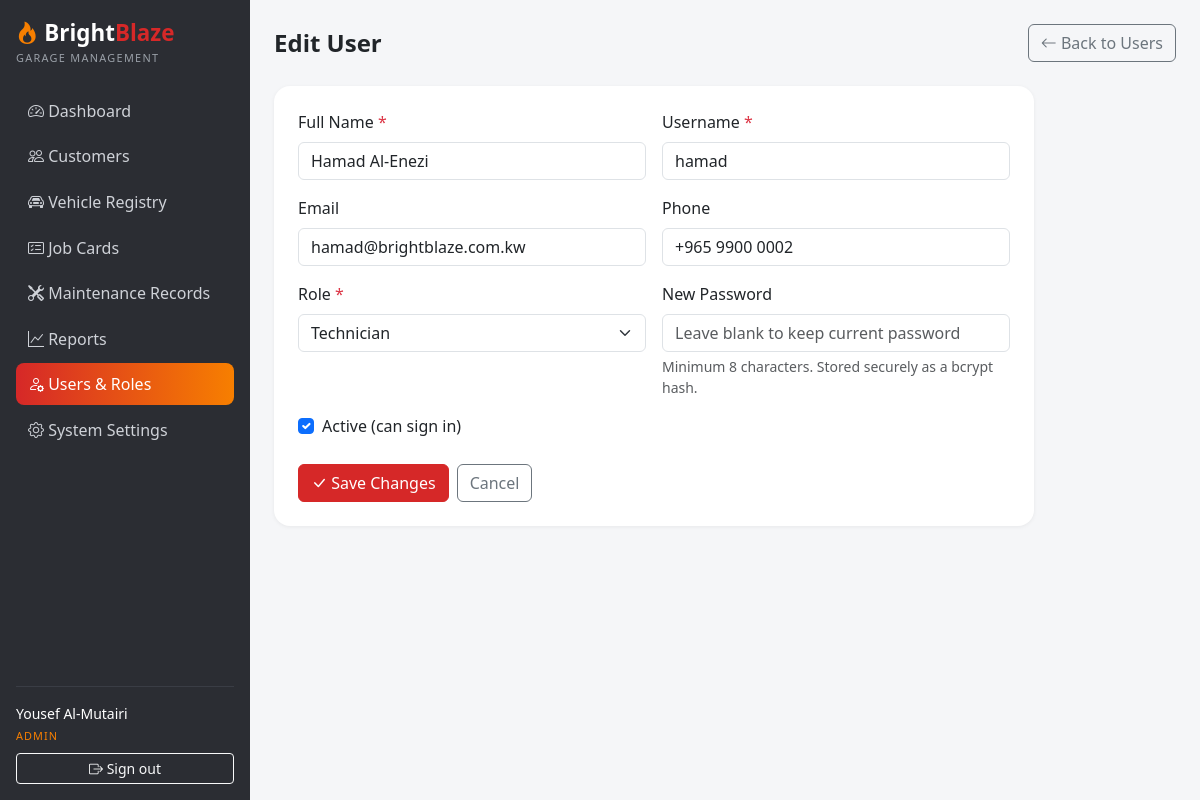
/users/form.php?id=2 (signed in), run on the app's committed database.
### tables this page shows
CREATE TABLE `users` (
  `id` INT UNSIGNED NOT NULL AUTO_INCREMENT,
  `username` VARCHAR(80) NOT NULL,
  `full_name` VARCHAR(120) NOT NULL,
  `email` VARCHAR(120) DEFAULT NULL,
  `phone` VARCHAR(20) DEFAULT NULL,
  `password_hash` VARCHAR(255) NOT NULL,
  `role_id` INT UNSIGNED NOT NULL,
  `is_active` TINYINT(1) NOT NULL DEFAULT 1,
  `created_at` TIMESTAMP NOT NULL DEFAULT CURRENT_TIMESTAMP,
  `updated_at` TIMESTAMP NOT NULL DEFAULT CURRENT_TIMESTAMP ON UPDATE CURRENT_TIMESTAMP,
  PRIMARY KEY (`id`),
  UNIQUE KEY `uq_users_username` (`username`),
  KEY `idx_users_role` (`role_id`),
  CONSTRAINT `fk_users_role` FOREIGN KEY (`role_id`) REFERENCES `roles` (`id`)
);

CREATE TABLE `roles` (
  `id` INT UNSIGNED NOT NULL AUTO_INCREMENT,
  `name` VARCHAR(50) NOT NULL,
  `created_at` TIMESTAMP NOT NULL DEFAULT CURRENT_TIMESTAMP,
  PRIMARY KEY (`id`),
  UNIQUE KEY `uq_roles_name` (`name`)
);

### config/config.php (called while the page is built, shortened)
<?php
require_once __DIR__ . '/database.php';
function base_url(string $path = ''): string
{
    return BASE_URL . ltrim($path, '/');
}

### config/database.php (called while the page is built, shortened)
<?php
function db(): PDO
{
    static $pdo = null;
    if ($pdo === null) {
        $dsn = 'mysql:host=' . DB_HOST . ';dbname=' . DB_NAME . ';charset=utf8mb4';
        try {
            $pdo = new PDO($dsn, DB_USER, DB_PASS, [
                PDO::ATTR_ERRMODE            => PDO::ERRMODE_EXCEPTION,
                PDO::ATTR_DEFAULT_FETCH_MODE => PDO::FETCH_ASSOC,
                PDO::ATTR_EMULATE_PREPARES   => false,
            ]);
        } catch (PDOException $e) {
            http_response_code(500);
            die('Database connection failed. Check config/database.php and make sure MySQL is running and the brightblaze_garage database is imported.');
        }
    }
    return $pdo;
}

### includes/user_helpers.php (called while the page is built, shortened)
<?php
function roles_list(): array
{
    return db()->query('SELECT id, name FROM roles ORDER BY name')->fetchAll();
}
function get_user_row(int $id): ?array
{
    $stmt = db()->prepare(
        'SELECT u.*, r.name AS role_name FROM users u JOIN roles r ON r.id = u.role_id WHERE u.id = ?'
    );
    $stmt->execute([$id]);
    $user = $stmt->fetch();
    return $user ?: null;
}

### includes/functions.php (called while the page is built, shortened)
<?php
function e(?string $value): string
{
    return htmlspecialchars((string) $value, ENT_QUOTES, 'UTF-8');
}

### includes/session.php (called while the page is built, shortened)
<?php
require_once __DIR__ . '/functions.php';
function current_user_id(): int
{
    return (int) ($_SESSION['user_id'] ?? 0);
}

### users/form.php (the view, shortened to what this page needs)
<?php
require_once __DIR__ . '/../config/config.php';
require_once __DIR__ . '/../includes/session.php';
require_once __DIR__ . '/../includes/user_helpers.php';
$id = (int) ($_GET['id'] ?? 0);
$isEdit = $id > 0;
$user = ['full_name' => '', 'username' => '', 'email' => '', 'phone' => '', 'role_id' => 0, 'is_active' => 1];
if ($isEdit) {
    $existing = get_user_row($id);
    $user = $existing;
}
$roles = roles_list();
$isSelf = $isEdit && $id === current_user_id();
include __DIR__ . '/../includes/header.php';
?>
<div class="d-flex justify-content-between align-items-center mb-4">
  <h4 class="fw-bold mb-0"><?= $isEdit ? 'Edit User' : 'Add User' ?></h4>
  <a class="btn btn-outline-secondary" href="<?= base_url('users/index.php') ?>"><i class="bi bi-arrow-left"></i> Back to Users</a>
</div>
<div class="card" style="max-width: 760px;">
  <div class="card-body p-4">
    <form method="post" action="<?= base_url('users/form.php' . ($isEdit ? '?id=' . $id : '')) ?>" autocomplete="off">
      <div class="row g-3">
        <div class="col-md-6">
          <label class="form-label" for="full_name">Full Name <span class="text-danger">*</span></label>
          <input class="form-control" type="text" id="full_name" name="full_name" value="<?= e($user['full_name']) ?>" maxlength="120" required>
        </div>
        <div class="col-md-6">
          <label class="form-label" for="username">Username <span class="text-danger">*</span></label>
          <input class="form-control" type="text" id="username" name="username" value="<?= e($user['username']) ?>" maxlength="80" required>
        </div>
        <div class="col-md-6">
          <label class="form-label" for="email">Email</label>
          <input class="form-control" type="email" id="email" name="email" value="<?= e($user['email'] ?? '') ?>" maxlength="120">
        </div>
        <div class="col-md-6">
          <label class="form-label" for="phone">Phone</label>
          <input class="form-control" type="text" id="phone" name="phone" value="<?= e($user['phone'] ?? '') ?>" maxlength="20" placeholder="+965 XXXX XXXX">
        </div>
        <div class="col-md-6">
          <label class="form-label" for="role_id">Role <span class="text-danger">*</span></label>
          <select class="form-select" id="role_id" name="role_id" required>
            <?php foreach ($roles as $r): ?>
              <option value="<?= (int) $r['id'] ?>" <?= (int) $user['role_id'] === (int) $r['id'] ? 'selected' : '' ?>><?= e(ucfirst($r['name'])) ?></option>
            <?php endforeach; ?>
          </select>
        </div>
        <div class="col-md-6">
          <label class="form-label" for="password"><?= $isEdit ? 'New Password' : 'Password' ?> <?= $isEdit ? '' : '<span class="text-danger">*</span>' ?></label>
          <input class="form-control" type="password" id="password" name="password" minlength="8" autocomplete="new-password"
                 <?= $isEdit ? 'placeholder="Leave blank to keep current password"' : 'required' ?>>
          <div class="form-text">Minimum 8 characters. Stored securely as a bcrypt hash.</div>
        </div>
        <div class="col-12">
          <div class="form-check">
            <input class="form-check-input" type="checkbox" id="is_active" name="is_active" value="1" <?= (int) $user['is_active'] === 1 ? 'checked' : '' ?> <?= $isSelf ? 'disabled' : '' ?>>
            <label class="form-check-label" for="is_active">Active (can sign in)</label>
          </div>
        </div>
      </div>
      <div class="mt-4 d-flex gap-2">
        <button class="btn btn-bb" type="submit"><i class="bi bi-check-lg"></i> <?= $isEdit ? 'Save Changes' : 'Create User' ?></button>
        <a class="btn btn-outline-secondary" href="<?= base_url('users/index.php') ?>">Cancel</a>
      </div>
    </form>
  </div>
</div>
<?php include __DIR__ . '/../includes/footer.php'; ?>

### assets/css/style.css (style rules this page uses)
:root { --bb-red: #d62828; --bb-orange: #f77f00; --bb-dark: #2b2d33; --bb-darker: #212226; }
body { background: #f5f6f8; }
.card { border: 0; border-radius: 1rem; box-shadow: 0 1px 4px rgba(0, 0, 0, 0.06); }
.btn-bb { background: var(--bb-red); border-color: var(--bb-red); color: #fff; }

### data on the page
users: full_name "Hamad Al-Enezi", username "hamad", email "hamad@brightblaze.com.kw", phone "+965 9900 0002", role_id "Technician", is_active "☑"

### other printed values
$label "Dashboard Customers Vehicle Registry Job Cards Maintenance Records Reports Users & Roles System Settings"
current_user_name() "Yousef Al-Mutairi"
current_role() "ADMIN"
